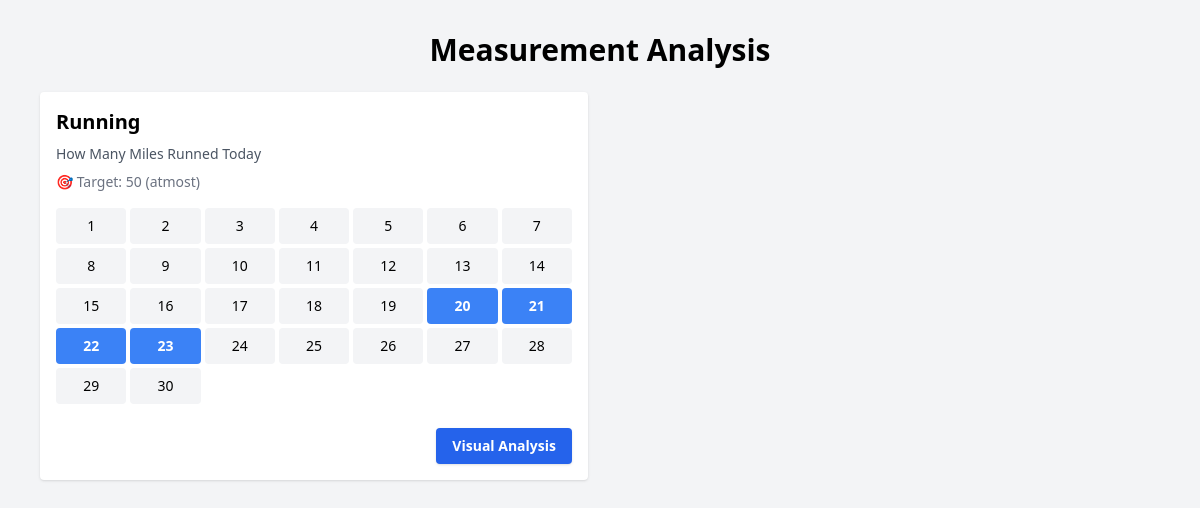
Page /measurable_analysis (signed in) on the committed database.
### app.py (models this page shows)
class Measurable(db.Model):
    id = db.Column(db.Integer, primary_key=True)
    user_id = db.Column(db.Integer, db.ForeignKey('user.id'), nullable=False)
    name = db.Column(db.String(100), nullable=False)
    question = db.Column(db.String(255))
    unit_target = db.Column(db.String(50), nullable=False)
    target_type = db.Column(db.String(20), nullable=False)  # Atleast or Atmost
    notes = db.Column(db.Text)
    color = db.Column(db.String(20))

### app.py (the view)
@app.route('/measurable_analysis')
def measurable_analysis():
    if 'user_id' not in session:
        return redirect(url_for('login'))
    from collections import defaultdict
    today = datetime.today()
    year, month = today.year, today.month
    user_id = session['user_id']
    measurables = Measurable.query.filter_by(user_id=user_id).all()
    logs = MeasurableLog.query.join(Measurable).filter(
        Measurable.user_id == user_id,
        MeasurableLog.date.like(f"{year}-{month:02d}-%")
    ).all()
    marked_units = defaultdict(dict)
    for log in logs:
        marked_units[log.measurable_id][log.date] = log.value
    days = [
        {
            'day': d,
            'date_str': f"{year}-{month:02d}-{d:02d}"
        }
        for d in range(1, calendar.monthrange(year, month)[1] + 1)
    ]
    return render_template("measurable_analysis.html", measurables=measurables,
                           marked_units=marked_units, calendar_days=days,
                           month=month, year=year)

### templates/measurable_analysis.html (shortened to what this page needs)
{% extends "base.html" %}
{% block content %}
<div class="max-w-6xl mx-auto px-4 py-8">
    <h1 class="text-3xl font-bold mb-6 text-center">Measurement Analysis</h1>
    <div class="grid grid-cols-1 md:grid-cols-2 gap-6">
        {% for m in measurables %}
        <div class="bg-white rounded shadow p-4">
            <h2 class="text-xl font-semibold mb-2">{{ m.name }}</h2>
            <p class="text-gray-600 text-sm mb-2">{{ m.question }}</p>
            <p class="text-sm text-gray-500 mb-4">🎯 Target: {{ m.unit_target }} ({{ m.target_type }})</p>
            <div class="grid grid-cols-7 gap-1 text-center text-sm">
                {% for d in calendar_days %}
                {% set has_value = marked_units[m.id].get(d.date_str, 0) %}
                <div class="p-2 rounded
                    {% if has_value %}
                      bg-blue-500 text-white font-semibold
                    {% else %}
                      bg-gray-100
                    {% endif %}">
                    {{ d.day }}
                </div>
                {% endfor %}
            </div>
            <div class="text-right mt-4">
                <a href="{{ url_for('measurable_visual', measurable_id=m.id) }}"
                    class="mt-2 inline-block bg-blue-600 hover:bg-blue-700 text-white text-sm font-semibold px-4 py-2 rounded shadow">
                    Visual Analysis
                </a>
            </div>
        </div>
        {% endfor %}
    </div>
</div>
{% endblock %}

### rows in the picture
Measurable: name "Running", question "How Many Miles Runned Today", unit_target "50", target_type "atmost", day "1" "2" "3" "4" "5" "6" "7" "8" "9" "10" "11" "12" "13" "14" "15" "16" "17" "18" "19" "20" "21" "22" "23" "24" "25" "26" "27" "28" "29" "30"
